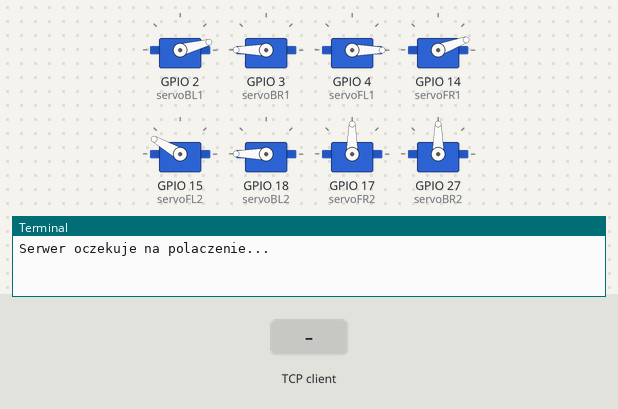
Recording of a program running on a simulated Raspberry Pi (BCM pin numbers). Parts: 8 × servo, the last lines printed to the terminal. The test bench sets the inputs (shaded band). Files the program writes start out absent; one TCP client connects 1 s after the port opens and stays connected; servo angles are drawn from the pulse width (0.5 ms = 0°, 2.5 ms = 180°).

Above: at 5.2 s.
5.3 s: the TCP client sends "Forward\n"
At 5.4 s:
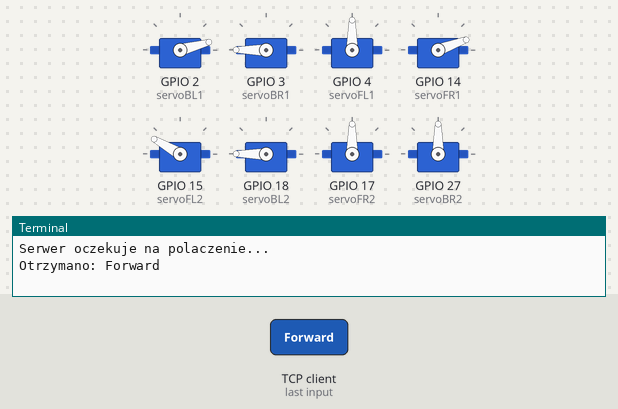
At 7.4 s:
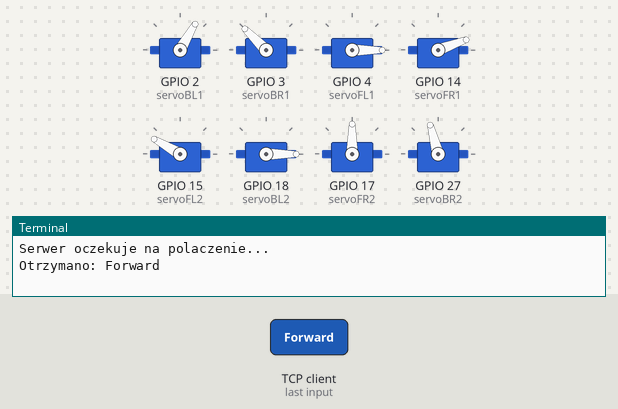
Timing chart, 0 to 8.9 s (numbered marks = the images above; inputs shaded):
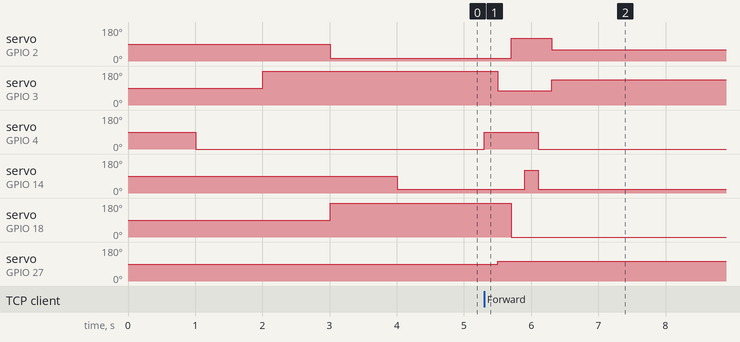

Measured:
- after the input at 5.3 s, servo on GPIO 2 (servoBL1): 15° → 120° after 0.40 s, → 60° 0.60 s later; servo on GPIO 3 (servoBR1): 180° → 75° after 0.20 s, → 135° 0.80 s later

The program:

walking.py
```python
from gpiozero import AngularServo, Servo, Device
from time import sleep
import socket
import sqlite3

from gpiozero.pins.pigpio import PiGPIOFactory

factory = PiGPIOFactory()

servoBL1 = AngularServo(2, min_pulse_width=0.5 / 1000, max_pulse_width=2.5 / 1000, pin_factory=factory)
servoBR1 = AngularServo(3, min_pulse_width=0.5 / 1000, max_pulse_width=2.5 / 1000, pin_factory=factory)
servoFL1 = AngularServo(4, min_pulse_width=0.5 / 1000, max_pulse_width=2.5 / 1000, pin_factory=factory)
servoFR1 = AngularServo(14, min_pulse_width=0.5 / 1000, max_pulse_width=2.5 / 1000, pin_factory=factory)

servoFL2 = AngularServo(15, min_pulse_width=0.5 / 1000, max_pulse_width=2.5 / 1000, pin_factory=factory)
servoBL2 = AngularServo(18, min_pulse_width=0.5 / 1000, max_pulse_width=2.5 / 1000, pin_factory=factory)
servoFR2 = AngularServo(17, min_pulse_width=0.5 / 1000, max_pulse_width=2.5 / 1000, pin_factory=factory)
servoBR2 = AngularServo(27, min_pulse_width=0.5 / 1000, max_pulse_width=2.5 / 1000, pin_factory=factory)


def lie_down():
    sleep(1)
    servoFL1.angle = -90
    servoFL2.angle = 60
    sleep(1)
    servoBR1.angle = 90
    servoBR2.angle = 0
    sleep(1)
    servoBL1.angle = -75
    servoBL2.angle = 90
    sleep(1)
    servoFR1.angle = -70
    servoFR2.angle = 0


def center():
    servoFL1.angle = 0
    servoFL2.angle = 60
    sleep(0.2)
    servoBR1.angle = -15
    servoBR2.angle = 15
    sleep(0.2)
    servoBL1.angle = 30
    servoBL2.angle = -90
    sleep(0.2)
    servoFR1.angle = 30
    servoFR2.angle = 0
    sleep(0.2)


def walkBack():
    center()
    servoFR1.angle = 90
    servoFR2.angle = -30
    sleep(0.2)
    servoBR2.angle = 60
    servoBL1.angle = 75
    servoBL2.angle = -60
    sleep(0.2)
    servoFL1.angle = 60
    servoFL2.angle = 90
    sleep(0.2)
    servoBL2.angle = -80


# more like roll back...
def walk():
    center()
    servoFL1.angle = -90
    servoFR1.angle = -70
    sleep(0.2)
    servoBL1.angle = -30
    servoBR1.angle = 45
    sleep(0.2)


def turnLeft():
    center()
    servoFL1.angle = -90
    servoFR1.angle = -70
    sleep(0.2)
    servoBL1.angle = -30
    servoBR1.angle = -45
    sleep(0.2)


def turnRight():
    center()
    servoFL1.angle = 90
    servoFL2.angle = -90
    sleep(0.2)
    servoBL1.angle = 90
    servoBL2.angle = -75
    sleep(0.2)
    servoFR1.angle = -15
    servoFR2.angle = 30
    sleep(0.2)
    servoBR1.angle = 90
    sleep(0.2)

    servoFL1.angle = -90
    servoBL1.angle = -90

def create_database():
    conn = sqlite3.connect('directions.db')
    cursor = conn.cursor()
    cursor.execute('''
    CREATE TABLE IF NOT EXISTS directions (
     id INTEGER PRIMARY KEY AUTOINCREMENT,
    direction VARCHAR)''')
    cursor.execute(''' DELETE FROM directions''')
    conn.commit()
    conn.close()

def save_to_table(direction):
    conn = sqlite3.connect('directions.db')
    cursor = conn.cursor()
    cursor.execute('''
    INSERT INTO directions (direction)
    VALUES (?)
    ''', (direction,))  # Note the trailing comma here
    conn.commit()
    conn.close()


def display_table():
    conn = sqlite3.connect('directions.db')
    cursor = conn.cursor()
    cursor.execute("SELECT * FROM directions")
    rows = cursor.fetchall()
    for row in rows:
        print(row)
    conn.close()

if __name__ == '__main__':
    create_database()
    server_socket = socket.socket(socket.AF_INET, socket.SOCK_STREAM)

    server_socket.bind(('192.168.34.27', 1100))

    server_socket.listen(1)

    print("Serwer oczekuje na polaczenie...")

    try:
        lie_down()
        while True:
            client_socket, addr = server_socket.accept()
            # print(f"Połączono z: {addr}")

            # Odbieranie danych
            data = client_socket.recv(1024)
            command = data.decode('utf-8')
            print(f"Otrzymano: {command}")
            command = command.strip('\n')
            save_to_table(command)

            if "Forward" in command:
                walk()
            elif "Backward" in command:
                walkBack()
            elif "Left" in command:
                turnLeft()
            elif "Right" in command:
                turnRight()
            elif "Rest" in command:
                lie_down()
                sleep(1)

            client_socket.close()
    except KeyboardInterrupt:
        display_table()
        lie_down()
        server_socket.close()
```
